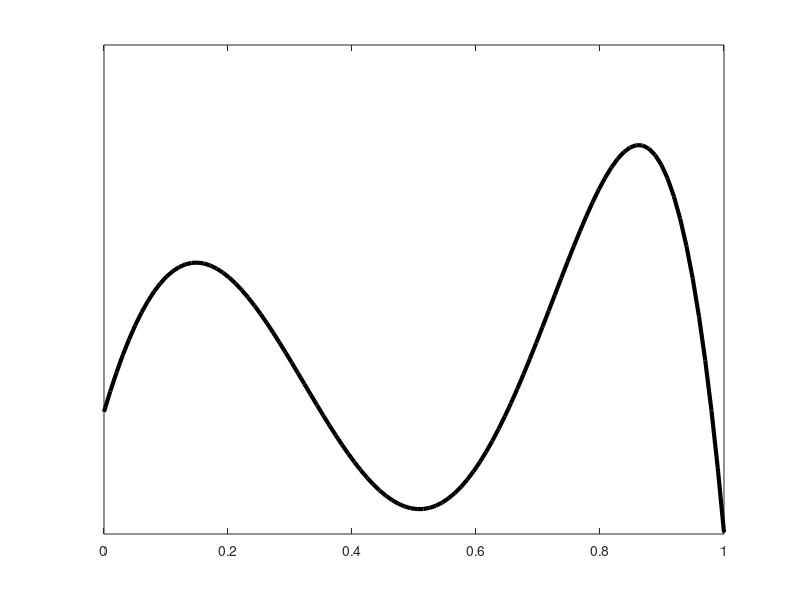
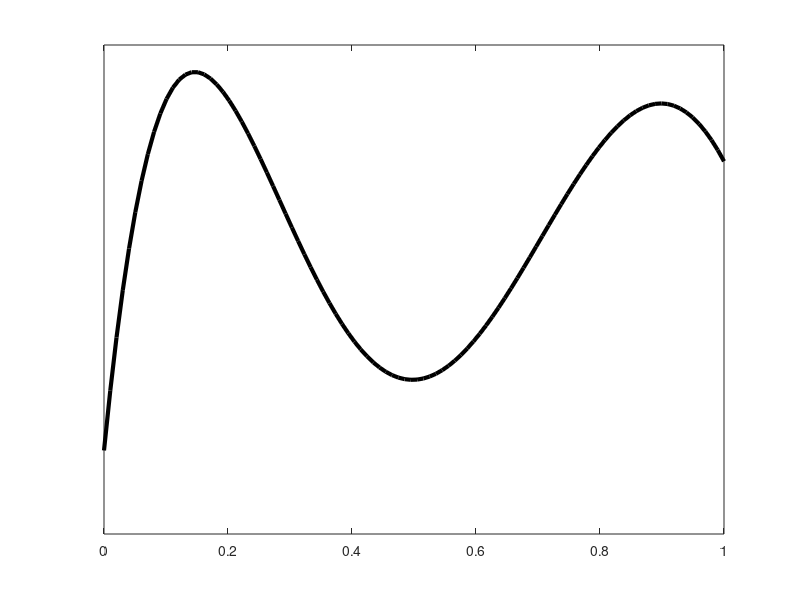

Source code (MATLAB) for these figures, in order: (Note: this script raises an error after producing the figures.)
% Generates some figures for BO/GPB
close all;
clear all;
addpath ~/libs/kky-matlab/utils/
addpath ~/libs/kky-matlab/ancillary/
addpath ../addGPLibkky/
rng(97);

N = 100;
numSamples = 20;
plotIdxs = [2:7 13:15 18:20];

func1 = @(t) - 70*(t-0).* (t-0.35).* (t+0.55).* (t-0.65).* (t-0.98);
func2 = @(t) - 70*(1.1-t).* (-t+0.6).* (-t+1.55).* (-t+0.4).* (-t+0.02);
func = @(t) func1(t(:,1)) + func2(t(:,2));

X = rand(20, 2);
Y = func(X);


LW = 3;
MS = 15;
LWS = 1.5;

c1 = [150 75 0]/255;
c2 = 'r';


% First plot the function
th = linspace(0,1,100)';
T = meshgrid(th, th);
figure; 
plot(th, func1(th), 'LineWidth', LW, 'Color', 'k'); hold on,
set(gca, 'Ytick', []);
figure;
plot(th, func2(th), 'LineWidth', LW, 'Color', 'k'); hold on,
set(gca, 'Ytick', []);
figure;
plot2DFunction(func, [0 1; 0 1], 'contour'); hold on,
plot(X(plotIdxs, 1), X(plotIdxs, 2), 'kx', 'MarkerSize', MS, 'LineWidth', LW);
set(gca, 'Ytick', []);
set(gca, 'Xtick', []);


decomposition = {[1], [2]};
hyperParams.useSameSm = true;
hyperParams.useSamePr = true;
hyperParams.fixSm = false;
hyperParams.fixPr = false;
hyperParams.sigmaSmRanges = [];
hyperParams.sigmaSmRange = [];
hyperParams.sigmaPrRange = [];
hyperParams.sigmaPrRanges = [];
hyperParams.noises = 0.00 * std(Y) * ones(2, 1);
hyperParams.commonNoise = 0.01 * std(Y);
hyperParams.meanFuncs = [];
hyperParams.commonMeanFunc = @(arg) mean(Y) * ones(size(arg,1), 1);
dummyPt = zeros(0, 2);
[mu, KPost, Mus, KPosts, combinedFuncH, funcHs, sigmaSmOpts, sigmaPrOpts] = ...
  addGPMargLikelihood(X, Y, dummyPt, decomposition, hyperParams);

[mu1, std1, K1] = funcHs{1}(th);
[mu2, std2, K2] = funcHs{2}(th);


figure;
gpSamples1 = GPDrawSamples(mu1, K1, numSamples);
gpSamples2 = GPDrawSamples(mu2, K2, numSamples);
plot(th, gpSamples1, 'LineWidth', LWS);
set(gca, 'Ytick', []);
figure;
plot(th, gpSamples2, 'LineWidth', LWS);
set(gca, 'Ytick', []);

% set(gca, 'Xtick', []);
set(gca, 'Ytick', []);
% set(gca,'position',[0 0 1 1],'units','normalized');

% Plot UCB
figure;
betath = 2;

ucb1 = mu1 + betath * std1;
[maxVal1, maxIdx1] = max(ucb1); maxTh1 = th(maxIdx1);
plot(th, ucb1, 'Color', 'b', 'LineWidth', LW); hold on;
plot(maxTh1, maxVal1, 'r*', 'MarkerSize', MS, 'LineWidth', LW);
plot([maxTh1, maxTh1], [-0.7 maxVal1], 'r');
text(th(maxIdx1) - 0.23, maxVal1 - 0.12, ...
'\fontsize{20} \color{red} {\bf x^{(1)}_{t+1}} = 0.869');
ylim([-0.6 1.2]);
set(gca, 'Ytick', []);

figure;
ucb2 = mu2 + betath * std2;
[maxVal2, maxIdx2] = max(ucb2); maxTh2 = th(maxIdx2);
plot(th, ucb2, 'Color', 'b', 'LineWidth', LW); hold on;
plot(maxTh2, maxVal2, 'r*', 'MarkerSize', MS, 'LineWidth', LW);
plot([maxTh2, maxTh2], [-0.7 maxVal2], 'r');
text(th(maxIdx2) + 0.03, maxVal2 - 0.12, ...
'\fontsize{20} \color{red} {\bf x^{(2)}_{t+1}} = 0.141');
ylim([-0.6 1.3]);
set(gca, 'Ytick', []);

figure;
plot2DFunction(func, [0 1; 0 1], 'contour'); hold on,
plot(X(plotIdxs, 1), X(plotIdxs, 2), 'kx', 'MarkerSize', MS, 'LineWidth', LW);
plot(maxTh1, maxTh2, 'r*', 'MarkerSize', MS, 'LineWidth', LW);
text(0.4, 0.18, ...
'\fontsize{20} \color{red} {\bf x_{t+1}} = (0.869,0.141)');
set(gca, 'Ytick', []);
set(gca, 'Xtick', []);

figure;
plot2DFunction(func, [0 1; 0 1], 'contour'); hold on,
set(gca, 'Ytick', []);
set(gca, 'Xtick', []);
